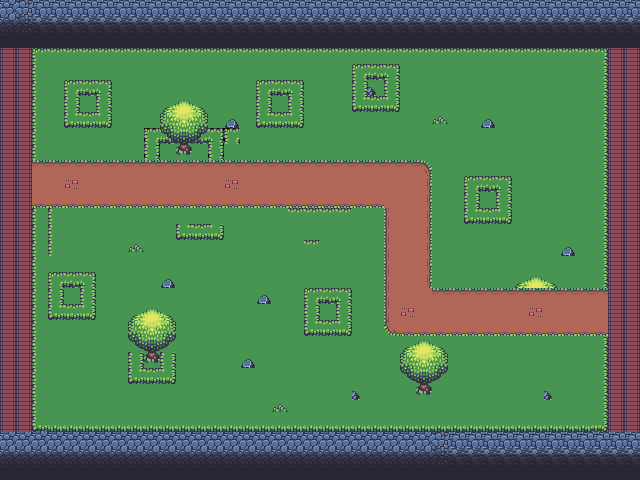

A level layout from a 2D game, rendered from its tile map. Below: a short description, then the map file with tile-grid data replaced by summaries:
An orthogonal 40x30 tile map with 16x16 px tiles, 2 tile layers (Слой тайлов 1, Слой тайлов 2), 2 tilesets.

<map version="1.10" tiledversion="1.11.2" orientation="orthogonal" renderorder="right-down" width="40" height="30" tilewidth="16" tileheight="16" infinite="0" nextlayerid="4" nextobjectid="1">
 <tileset firstgid="1" source="dungeon_tiles.tsx" />
 <tileset firstgid="2209" source="tiles.tsx" />
 <layer id="1" name="Слой тайлов 1" width="40" height="30">
  <data>[1200 cells, 1200 non-empty, 15 distinct tile ids]</data>
 </layer>
 <layer id="2" name="Слой тайлов 2" width="40" height="30">
  <data>[1200 cells, 615 non-empty, 52 distinct tile ids]</data>
 </layer>
</map>
